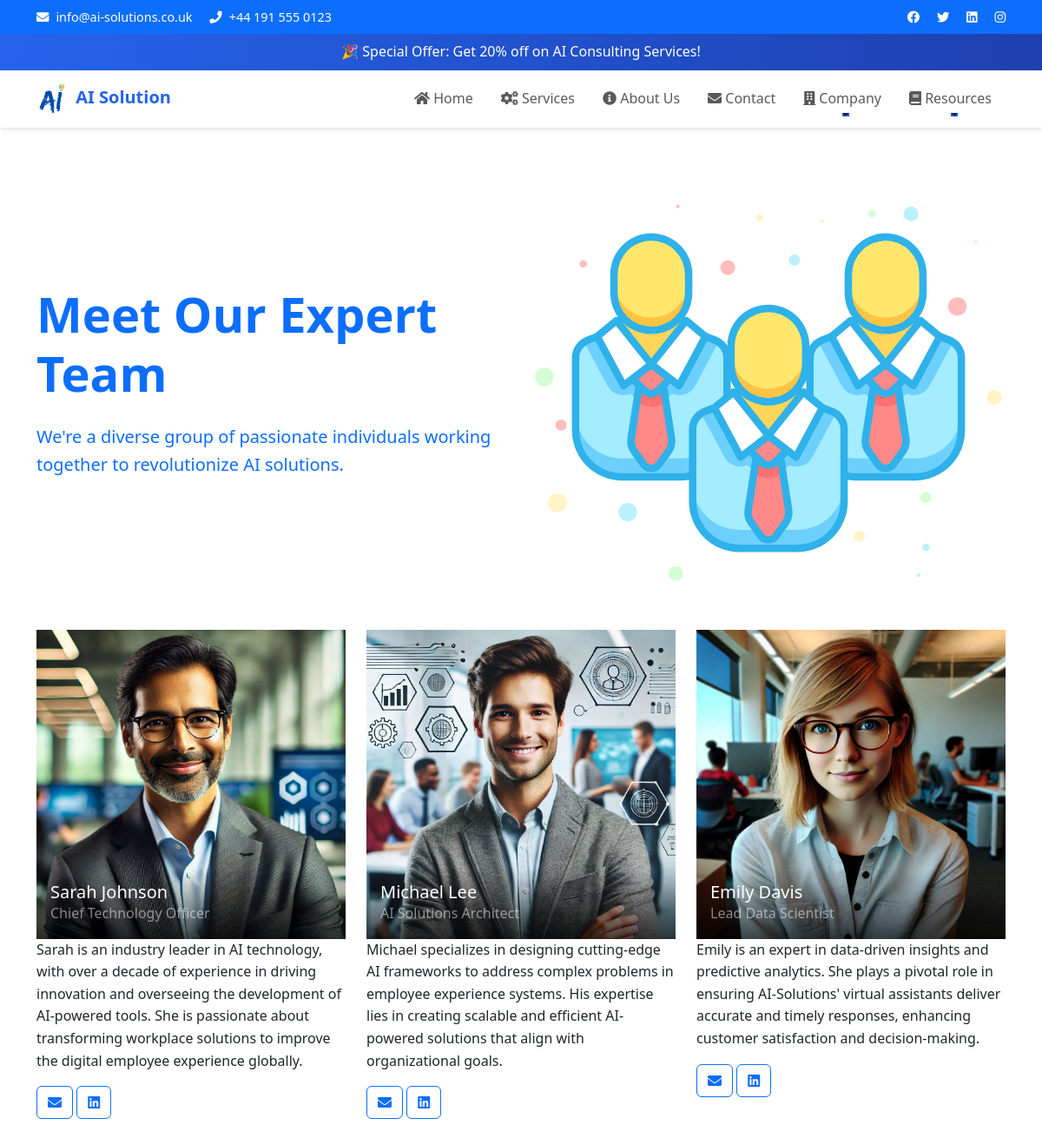
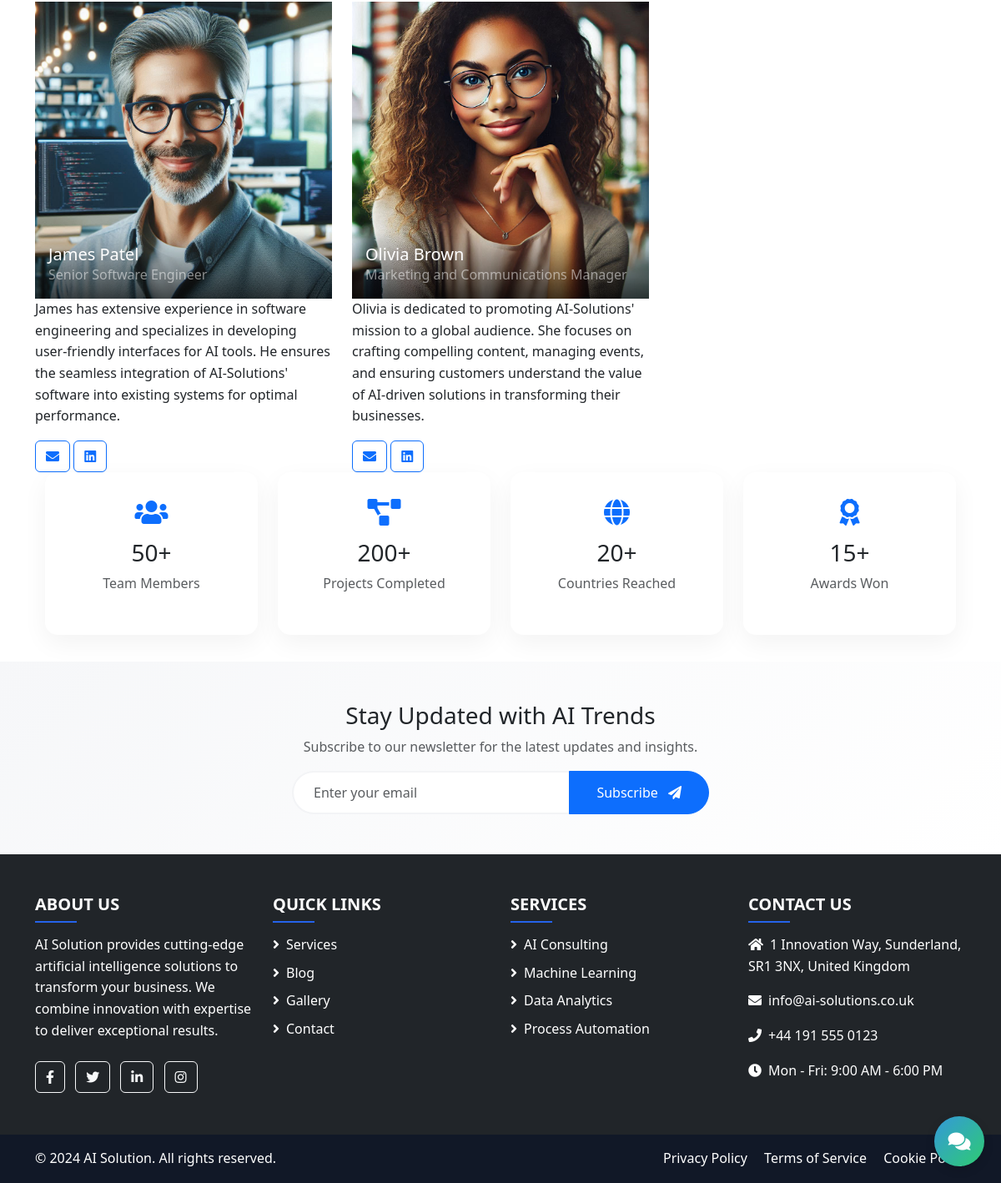
Page /team/ on the committed database (2 pictures, top to bottom).
### main/models.py (models this page shows, shortened)
class TeamMember(models.Model):
    name = models.CharField(max_length=100)
    position = models.CharField(max_length=100)
    bio = models.TextField()
    photo = models.ImageField(upload_to='team/', null=True, blank=True)
    email = models.EmailField(blank=True)
    linkedin_profile = models.URLField(blank=True)
    order = models.IntegerField(default=0)

### main/views.py (the view)
# urls.py: path('team/', views.TeamListView.as_view(), name='team_list'),
class TeamListView(ListView):
    model = TeamMember
    template_name = 'main/team_list.html'
    context_object_name = 'team_members'
    ordering = ['order']

### main/templates/main/team_list.html (shortened to what this page needs)
{% extends 'main/base.html' %}
{% load static %}
{% block content %}
<section class="team-hero text-white">
    <div class="container">
        <div class="row align-items-center">
            <div class="col-lg-6" data-aos="fade-right">
                <h1 class="display-4 fw-bold mb-4 text-primary">Meet Our Expert Team</h1>
                <p class="lead mb-4 text-primary">We're a diverse group of passionate individuals working together to revolutionize AI solutions.</p>
            </div>
            <div class="col-lg-6" data-aos="fade-left">
                <img src="{% static 'images/team-hero.svg' %}" alt="Team Hero" class="img-fluid">
            </div>
        </div>
    </div>
</section>
<div class="container">
    <div class="row g-4">
        {% for member in team_members %}
        <div class="col-md-6 col-lg-4" data-aos="fade-up" data-aos-delay="{% widthratio forloop.counter0 1 200 %}">
            <div class="team-card h-100">
                {% if member.photo %}
                <div class="position-relative">
                    <img src="{{ member.photo.url }}" class="team-member-photo w-100" alt="{{ member.name }}">
                    <div class="position-absolute bottom-0 start-0 w-100 p-3"
                         style="background: linear-gradient(to top, rgba(0,0,0,0.7), transparent);">
                        <h5 class="text-white mb-0">{{ member.name }}</h5>
                        <p class="text-white-50 mb-0">{{ member.position }}</p>
                    </div>
                </div>
                {% endif %}
                <div class="card-body">
                    <p class="card-text">{{ member.bio }}</p>
                    <div class="social-links mt-3">
                        {% if member.email %}
                        <a href="mailto:{{ member.email }}" class="btn btn-outline-primary">
                            <i class="fas fa-envelope"></i>
                        </a>
                        {% endif %}
                        {% if member.linkedin_profile %}
                        <a href="{{ member.linkedin_profile }}" class="btn btn-outline-primary" target="_blank">
                            <i class="fab fa-linkedin"></i>
                        </a>
                        {% endif %}
                    </div>
                </div>
            </div>
        </div>
        {% endfor %}
    </div>
    <section class="team-stats">
        <div class="container">
            <div class="row g-4">
                <div class="col-md-3" data-aos="fade-up">
                    <div class="stat-card">
                        <i class="fas fa-users fa-2x text-primary mb-3"></i>
                        <h3 class="counter">50+</h3>
                        <p class="text-muted">Team Members</p>
                    </div>
                </div>
                <div class="col-md-3" data-aos="fade-up" data-aos-delay="100">
                    <div class="stat-card">
                        <i class="fas fa-project-diagram fa-2x text-primary mb-3"></i>
                        <h3 class="counter">200+</h3>
                        <p class="text-muted">Projects Completed</p>
                    </div>
                </div>
                <div class="col-md-3" data-aos="fade-up" data-aos-delay="200">
                    <div class="stat-card">
                        <i class="fas fa-globe fa-2x text-primary mb-3"></i>
                        <h3 class="counter">20+</h3>
                        <p class="text-muted">Countries Reached</p>
                    </div>
                </div>
                <div class="col-md-3" data-aos="fade-up" data-aos-delay="300">
                    <div class="stat-card">
                        <i class="fas fa-award fa-2x text-primary mb-3"></i>
                        <h3 class="counter">15+</h3>
                        <p class="text-muted">Awards Won</p>
                    </div>
                </div>
            </div>
        </div>
    </section>
</div>
{% endblock %}

### main/static/css/style.css (style rules this page uses)
:root { --primary-color: #2563eb; --secondary-color: #1e40af; --dark-color: #1f2937; --darker-color: #111827; --light-color: #f3f4f6; }
body { font-family: 'Segoe UI', Tahoma, Geneva, Verdana, sans-serif; line-height: 1.6; }
.btn { transition: all 0.3s; }
.stat-card { text-align: center; padding: 2rem; background: white; border-radius: 15px; box-shadow: 0 10px 30px rgba(0,0,0,0.05); transition: all 0.3s; }

### rows in the picture
TeamMember: photo (picture), name "Sarah Johnson", position "Chief Technology Officer", bio "Sarah is an industry leader in AI technology, with over a decade of experience in driving innovation and overseeing the development of AI-powered tools. She is passionate about transforming workplace solutions to improve the digital employee experience globally."
TeamMember: photo (picture), name "Michael Lee", position "AI Solutions Architect", bio "Michael specializes in designing cutting-edge AI frameworks to address complex problems in employee experience systems. His expertise lies in creating scalable and efficient AI-powered solutions that align with organizational goals."
TeamMember: photo (picture), name "Emily Davis", position "Lead Data Scientist", bio "Emily is an expert in data-driven insights and predictive analytics. She plays a pivotal role in ensuring AI-Solutions' virtual assistants deliver accurate and timely responses, enhancing customer satisfaction and decision-making."
TeamMember: photo (picture), name "James Patel", position "Senior Software Engineer", bio "James has extensive experience in software engineering and specializes in developing user-friendly interfaces for AI tools. He ensures the seamless integration of AI-Solutions' software into existing systems for optimal performance."
TeamMember: photo (picture), name "Olivia Brown", position "Marketing and Communications Manager", bio "Olivia is dedicated to promoting AI-Solutions' mission to a global audience. She focuses on crafting compelling content, managing events, and ensuring customers understand the value of AI-driven solutions in transforming their businesses."
